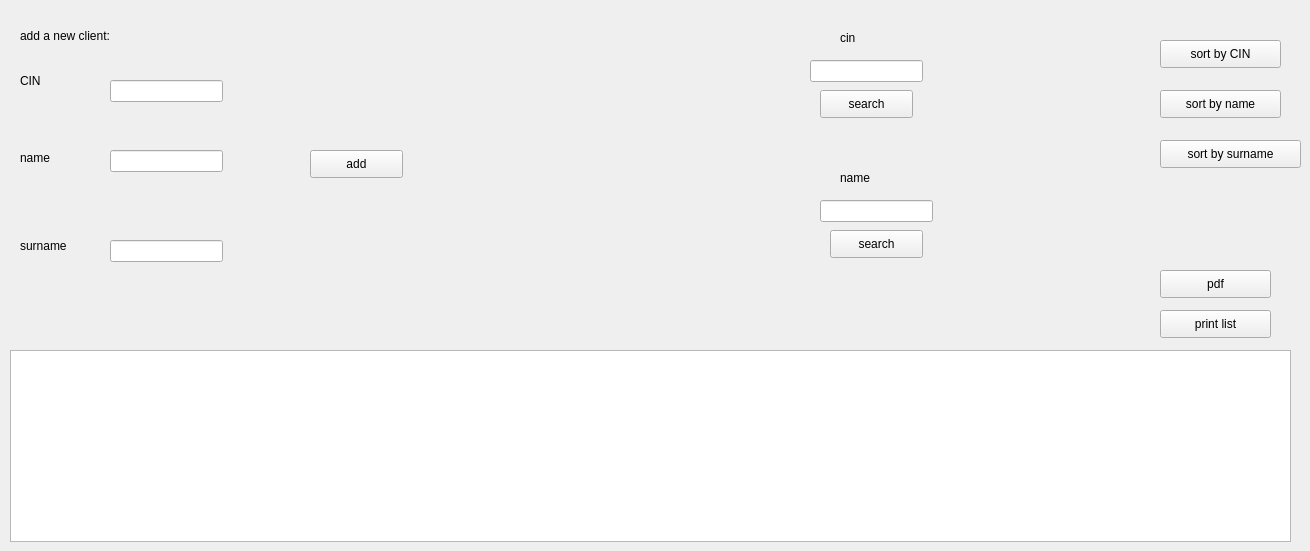
     <widget class="QWidget" name="tab_38">
      <attribute name="title">
       <string>add</string>
      </attribute>
      <widget class="QTableView" name="table_client">
       <property name="geometry">
        <rect>
         <x>10</x>
         <y>350</y>
         <width>1281</width>
         <height>192</height>
        </rect>
       </property>
      </widget>
      <widget class="QLabel" name="label_103">
       <property name="geometry">
        <rect>
         <x>20</x>
         <y>20</y>
         <width>251</width>
         <height>31</height>
        </rect>
       </property>
       <property name="text">
        <string>add a new client:</string>
       </property>
      </widget>
      <widget class="QLabel" name="label_104">
       <property name="geometry">
        <rect>
         <x>20</x>
         <y>60</y>
         <width>81</width>
         <height>41</height>
        </rect>
       </property>
       <property name="text">
        <string>CIN</string>
       </property>
      </widget>
      <widget class="QLabel" name="label_105">
       <property name="geometry">
        <rect>
         <x>20</x>
         <y>150</y>
         <width>81</width>
         <height>16</height>
        </rect>
       </property>
       <property name="text">
        <string>name</string>
       </property>
      </widget>
      <widget class="QLabel" name="label_106">
       <property name="geometry">
        <rect>
         <x>20</x>
         <y>230</y>
         <width>81</width>
         <height>31</height>
        </rect>
       </property>
       <property name="text">
        <string>surname</string>
       </property>
      </widget>
      <widget class="QLineEdit" name="cinclient_add">
       <property name="geometry">
        <rect>
         <x>110</x>
         <y>80</y>
         <width>113</width>
         <height>22</height>
        </rect>
       </property>
      </widget>
      <widget class="QLineEdit" name="nameclient_add">
       <property name="geometry">
        <rect>
         <x>110</x>
         <y>150</y>
         <width>113</width>
         <height>22</height>
        </rect>
       </property>
      </widget>
      <widget class="QLineEdit" name="surnameclient_add">
       <property name="geometry">
        <rect>
         <x>110</x>
         <y>240</y>
         <width>113</width>
         <height>22</height>
        </rect>
       </property>
      </widget>
      <widget class="QPushButton" name="sortcin_client">
       <property name="geometry">
        <rect>
         <x>1160</x>
         <y>40</y>
         <width>121</width>
         <height>28</height>
        </rect>
       </property>
       <property name="text">
        <string>sort by CIN</string>
       </property>
      </widget>
      <widget class="QPushButton" name="sortname_client">
       <property name="geometry">
        <rect>
         <x>1160</x>
         <y>90</y>
         <width>121</width>
         <height>28</height>
        </rect>
       </property>
       <property name="text">
        <string>sort by name</string>
       </property>
      </widget>
      <widget class="QPushButton" name="sortsurname_client">
       <property name="geometry">
        <rect>
         <x>1160</x>
         <y>140</y>
         <width>141</width>
         <height>28</height>
        </rect>
       </property>
       <property name="text">
        <string>sort by surname</string>
       </property>
      </widget>
      <widget class="QPushButton" name="searchcin_client_2">
       <property name="geometry">
        <rect>
         <x>820</x>
         <y>90</y>
         <width>93</width>
         <height>28</height>
        </rect>
       </property>
       <property name="text">
        <string>search</string>
       </property>
      </widget>
      <widget class="QPushButton" name="searchname_client_2">
       <property name="geometry">
        <rect>
         <x>830</x>
         <y>230</y>
         <width>93</width>
         <height>28</height>
        </rect>
       </property>
       <property name="text">
        <string>search</string>
       </property>
      </widget>
      <widget class="QLineEdit" name="searchcin_client">
       <property name="geometry">
        <rect>
         <x>810</x>
         <y>60</y>
         <width>113</width>
         <height>22</height>
        </rect>
       </property>
      </widget>
      <widget class="QLineEdit" name="searchname_client">
       <property name="geometry">
        <rect>
         <x>820</x>
         <y>200</y>
         <width>113</width>
         <height>22</height>
        </rect>
       </property>
      </widget>
      <widget class="QLabel" name="label_110">
       <property name="geometry">
        <rect>
         <x>840</x>
         <y>170</y>
         <width>91</width>
         <height>16</height>
        </rect>
       </property>
       <property name="text">
        <string>name</string>
       </property>
      </widget>
      <widget class="QLabel" name="label_111">
       <property name="geometry">
        <rect>
         <x>840</x>
         <y>30</y>
         <width>56</width>
         <height>16</height>
        </rect>
       </property>
       <property name="text">
        <string>cin</string>
       </property>
      </widget>
      <widget class="QPushButton" name="pdfclient">
       <property name="geometry">
        <rect>
         <x>1160</x>
         <y>270</y>
         <width>111</width>
         <height>28</height>
        </rect>
       </property>
       <property name="text">
        <string>pdf</string>
       </property>
      </widget>
      <widget class="QPushButton" name="print_client">
       <property name="geometry">
        <rect>
         <x>1160</x>
         <y>310</y>
         <width>111</width>
         <height>28</height>
        </rect>
       </property>
       <property name="text">
        <string>print list</string>
       </property>
      </widget>
      <widget class="QPushButton" name="add_client">
       <property name="geometry">
        <rect>
         <x>310</x>
         <y>150</y>
         <width>93</width>
         <height>28</height>
        </rect>
       </property>
       <property name="text">
        <string>add</string>
       </property>
      </widget>
     </widget>
